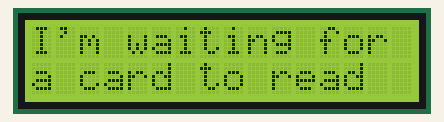
The sketch below on a simulated Arduino Uno, built with avr-gcc and run on an emulated ATmega328P. Parts: 16×2 character LCD. What the sketch prints to the serial monitor is not drawn.

Above: at 0.1 s.

The sketch:

rfid_display.ino
```cpp
char foo;
/*------------------------------------------------------------------
-------------------------------------------------------------------*/

#ifndef Arduino_h
	#include <Arduino.h>
#endif


#include <SoftwareSerial.h>
#include <LiquidCrystal.h>

// initialize the library with the numbers of the interface pins
LiquidCrystal lcd(12, 11, 5, 4, 3, 2);

#define rxPin 6
#define txPin 7
#define ARR_LEN 8
#define TAG_LEN 12

const int DISPLAY_TIME = 100; // In milliseconds

char code[20];
int val = 0;
int bytesread = 0;
String master_tag = "0100C1A6B3@5";
String target_tag[ARR_LEN] = { "0100C216B500" , "0100C201E567", "0100C20086K5" };//, "0100C18E89CL" };

//------------------------------------
//create a Serial object RFID
SoftwareSerial RFID= SoftwareSerial(rxPin, txPin);


void setup(){
  Serial.begin(9600);
  Serial.println("Serial Ready");
  RFID.begin(9600);
  Serial.println("RFID Ready");
  pinMode(rxPin, INPUT);
  pinMode(txPin, OUTPUT);
  lcd.begin(16, 2);
}


void loop(){
  lcd.setCursor(0,0);
  lcd.print("I'm waiting for");
  lcd.setCursor(0,1);
  lcd.print("a card to read");


  val = 0;
  bytesread = 0;
  int readyToRead = 0;
  boolean valid_card = false;
/*========================================
  read 12 digit code
  ========================================*/

  while(bytesread < 12)
  {
      val = RFID.read();
      if(val == 3)
          { // if header or stop bytes before the 10 digit reading
            break; // stop reading
          }

      if(val != 2)
          {
            code[bytesread] = val; // add the digit
            bytesread++; // ready to read next digit
            code[bytesread] = '\0'; // add the NULL
            if(val != -1)
             {
               readyToRead++;
             }
          }
  }

  String readed_tag = code;    // Maintenant on a une chaine de caractère plus facile à tester
  delay(3000);

/*========================================
  Si un RFID tag est détécté, on le teste
  ========================================*/

  if(bytesread >= 12 && readyToRead == 12){
      // if 12 digit read is complete
      Serial.print("Tag: [");
      for(int i=0; code[i]!='\0' ; i++)
        {
          Serial.print(code[i]);
        }
      Serial.println("]"); //print the whole 13 bytes
      Serial.println(readed_tag);
  }

  if(readed_tag == master_tag){
      //    Valid_card = true;
      Serial.println("ok master Tag reconnu -------------!!!!");
      lcd.clear();
      lcd.print("MASTER CARD !!!!");
      lcd.setCursor(0,1);
      lcd.print(readed_tag);
      delay(1000);
    }

  for( int i = 0 ; i < ARR_LEN ; i++ ){
      if( readed_tag == target_tag[i] ){
         //     Valid_card = true;
        lcd.clear();
        lcd.print("card ID ok");
        lcd.setCursor(0,1);
        lcd.print(readed_tag);
        delay( 1000 );
        break;
      }
//  if(valid_card != true ) {
//      lcd.clear();
//      lcd.print("AU VOLEUR!!!");
//      lcd.setCursor(0,1);
//      lcd.print("LA CARTE EST FAUSSE!!");
//      delay( 1000 );
//    }
  }
  delay(100);
  lcd.clear();


}
```
